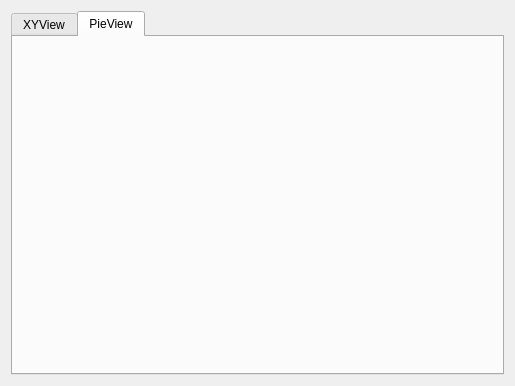
<?xml version="1.0" encoding="UTF-8"?>
<ui version="4.0">
 <class>TabChart</class>
 <widget class="QWidget" name="TabChart">
  <property name="geometry">
   <rect>
    <x>0</x>
    <y>0</y>
    <width>515</width>
    <height>386</height>
   </rect>
  </property>
  <property name="windowTitle">
   <string>Form</string>
  </property>
  <layout class="QVBoxLayout" name="verticalLayout">
   <item>
    <widget class="QTabWidget" name="tabWidget">
     <property name="currentIndex">
      <number>1</number>
     </property>
     <widget class="XYView" name="tab_xyview">
      <attribute name="title">
       <string>XYView</string>
      </attribute>
     </widget>
     <widget class="PieView" name="tab_pieview">
      <attribute name="title">
       <string>PieView</string>
      </attribute>
     </widget>
    </widget>
   </item>
  </layout>
 </widget>
 <customwidgets>
  <customwidget>
   <class>XYView</class>
   <extends>QWidget</extends>
   <header>XYView.h</header>
   <container>1</container>
  </customwidget>
  <customwidget>
   <class>PieView</class>
   <extends>QWidget</extends>
   <header>PieView.h</header>
   <container>1</container>
  </customwidget>
 </customwidgets>
 <resources/>
 <connections/>
</ui>
